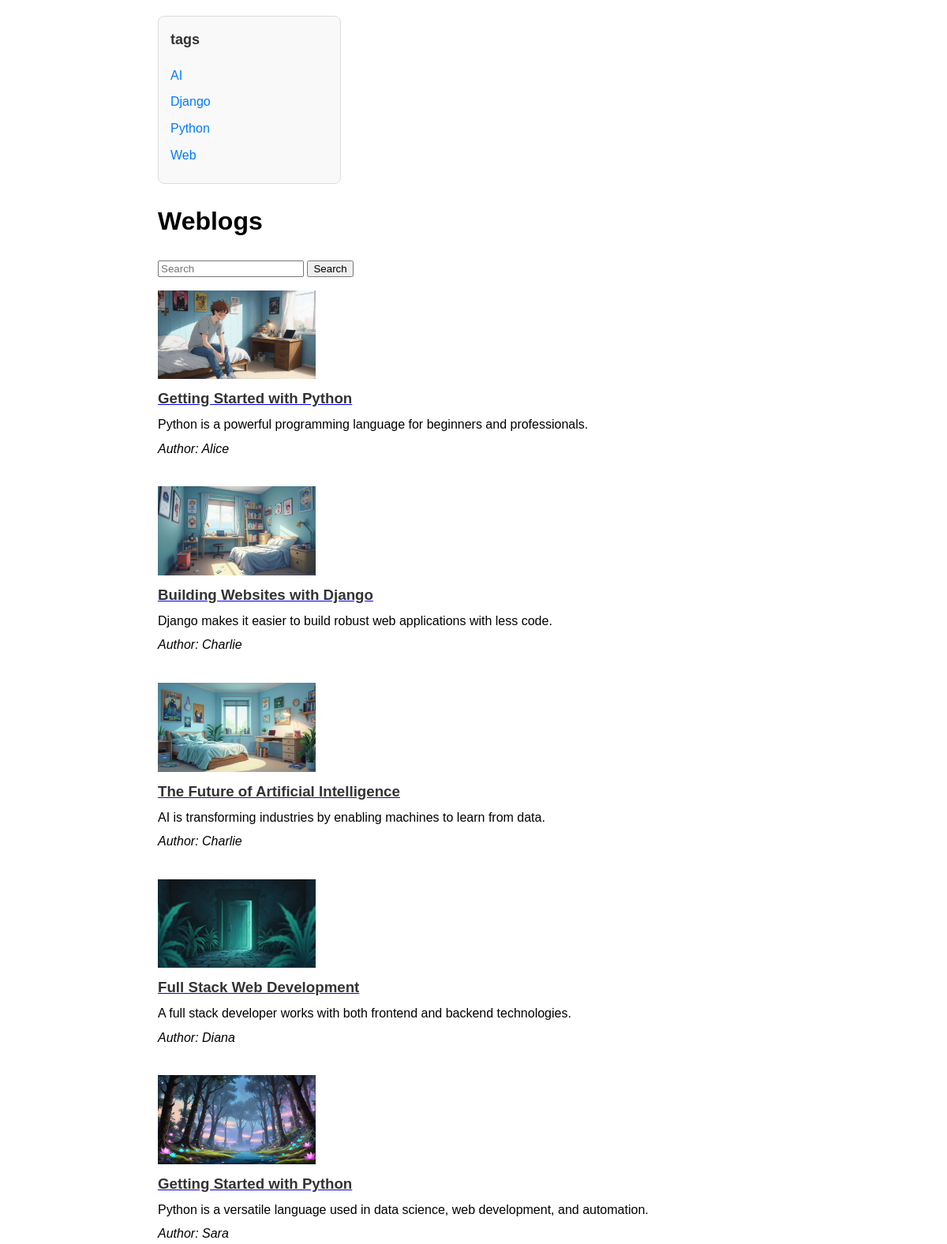
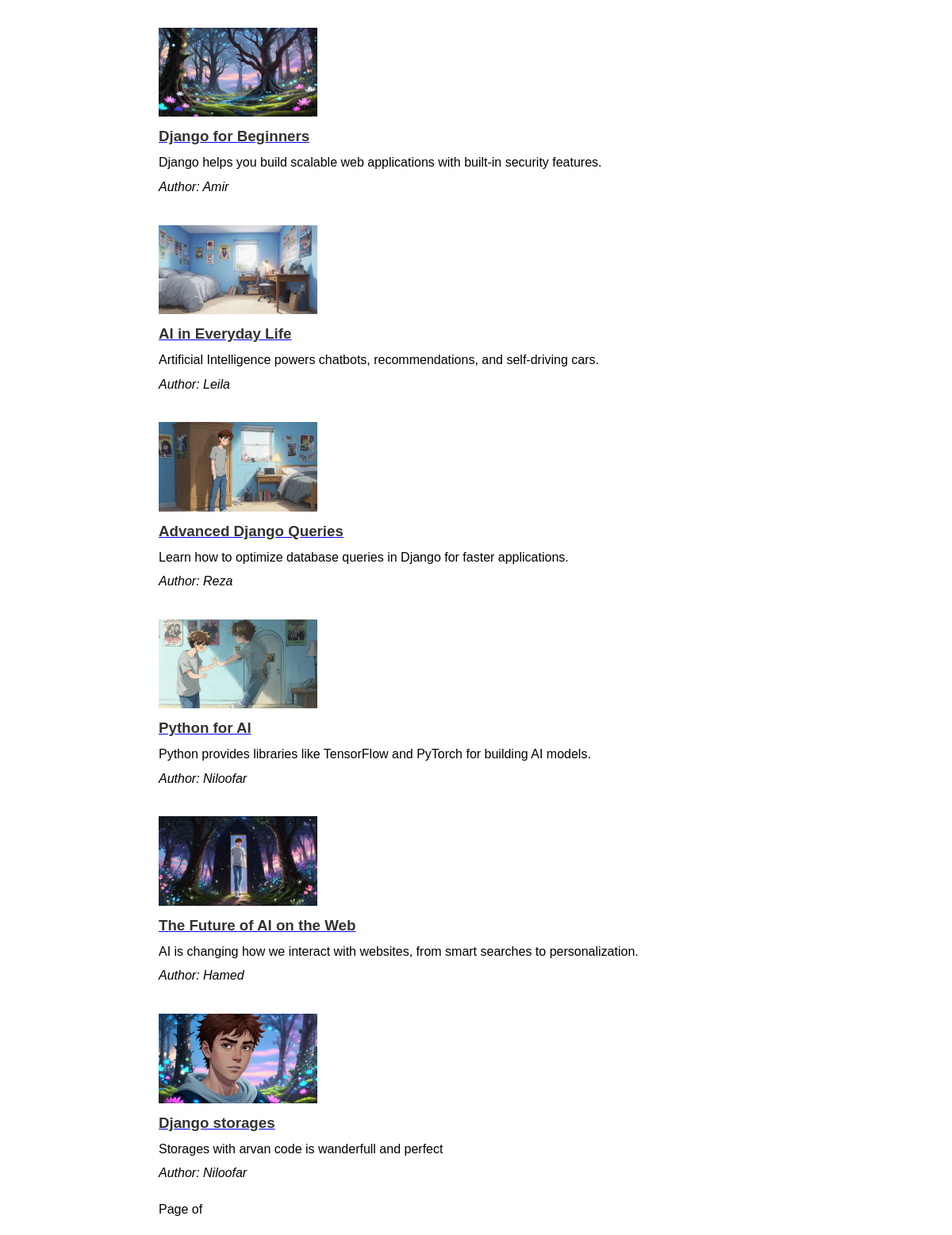
Page /weblog/tags/ (signed in) on the committed database (2 pictures, top to bottom).
### weblog/models.py (models this page shows, shortened)
class Tag(models.Model):
    name = models.CharField(max_length=50, unique=True)
    class Meta:
        ordering = ["name"]

class Weblog(models.Model):
    title = models.CharField(max_length=200)
    description = models.TextField()
    author = models.CharField(max_length=200)
    cover = models.ImageField(upload_to="covers/", blank=True)
    tags = models.ManyToManyField(Tag, related_name="weblogs_tag", blank=True)
    class Meta:
        permissions = [
            ("view_weblog_with_image", "Can view weblog including image")
        ]
    def get_absolute_url(self):
        return reverse("weblog_detail", args=[self.id])

### weblog/views.py (the view)
# urls.py: path("tags/", tag_list, name="tag_list"),
def tag_list(request):
    weblogs = Weblog.objects.all()
    tags = Tag.objects.all()
    logger.debug(f"[tag_list] weblog_count={weblogs.count()}, tag_count={tags.count()}")
    logger.debug(f"[tag_list] weblog_titles={[w.title for w in weblogs]}")
    logger.debug(f"[tag_list] tag_names={[t.name for t in tags]}")
    return render(
        request, "weblogs/weblog_list.html", {"tags": tags, "weblogs": weblogs}
    )

### weblog/templates/weblogs/weblog_list.html (shortened to what this page needs)
<!DOCTYPE html>
<html lang="en">
<head>
</head>
<body>
    <aside class="sidebar">
        <h3>tags</h3>
        <ul class="tag-list">
            {% for tag in tags %}
            <li>
                <a href="{% url 'weblogs_by_tag' tag.id %}">{{ tag.name }}</a>
            </li>
            {% empty %}
                <li>There is'nt any tag.</li>
            {% endfor %}
        </ul>
    </aside>
    <main class="content">
        <h1>Weblogs</h1>
        <form method="POST" action="{% url 'search' %}">
            <input type="search" name="searched" placeholder="Search" aria-label="Search">
            <button type="submit">Search</button>
        </form>
        {% for weblog in weblogs %}
            <div class="weblog">
                {% if  perms.weblog.view_weblog_with_image %}
                    <img src="{{ weblog.cover.url }}" alt="{{ weblog.title }}">
                {% endif %}
                <a href="{{ weblog.get_absolute_url }}">
                    <h3><strong>{{ weblog.title }}</strong></h3>
                </a>
                <p>{{ weblog.description|truncatewords:30 }}</p>
                <p><em>Author: {{ weblog.author }}</em></p>
            </div>
        {% endfor %}
        {% include "weblogs/pagination.html" with page=weblogs %}
    </main>
</body>
</html>

### weblog/templates/weblogs/weblog_list.html (style rules this page uses)
.content { flex: 1; max-width: 800px; }
body { font-family: Arial, sans-serif; max-width: 800px; margin: 20px auto; line-height: 1.6; }
.sidebar { width: 200px; background: #f9f9f9; border: 1px solid #ddd; padding: 15px; border-radius: 8px; height: fit-content; }
.sidebar h3 { margin-top: 0; font-size: 18px; color: #333; }
.tag-list { list-style: none; padding: 0; margin: 0; }
.tag-list li { margin-bottom: 8px; }
.tag-list a { text-decoration: none; color: #007bff; }
.weblog { padding: 15px 0; }
.weblog img { max-width: 200px; height: auto; display: block; margin-bottom: 10px; }
.weblog h3 { margin: 0; color: #333; }
.weblog p { margin: 5px 0; }

### rows in the picture
Tag: name "AI"
Tag: name "Django"
Tag: name "Python"
Tag: name "Web"
Weblog: cover (picture), title "Getting Started with Python", description "Python is a powerful programming language for beginners and professionals.", author "Alice"
Weblog: cover (picture), title "Building Websites with Django", description "Django makes it easier to build robust web applications with less code.", author "Charlie"
Weblog: cover (picture), title "The Future of Artificial Intelligence", description "AI is transforming industries by enabling machines to learn from data.", author "Charlie"
Weblog: cover (picture), title "Full Stack Web Development", description "A full stack developer works with both frontend and backend technologies.", author "Diana"
Weblog: cover (picture), title "Getting Started with Python", description "Python is a versatile language used in data science, web development, and automation.", author "Sara"
Weblog: cover (picture), title "Django for Beginners", description "Django helps you build scalable web applications with built-in security features.", author "Amir"
Weblog: cover (picture), title "AI in Everyday Life", description "Artificial Intelligence powers chatbots, recommendations, and self-driving cars.", author "Leila"
Weblog: cover (picture), title "Advanced Django Queries", description "Learn how to optimize database queries in Django for faster applications.", author "Reza"
Weblog: cover (picture), title "Python for AI", description "Python provides libraries like TensorFlow and PyTorch for building AI models.", author "Niloofar"
Weblog: cover (picture), title "The Future of AI on the Web", description "AI is changing how we interact with websites, from smart searches to personalization.", author "Hamed"
Weblog: cover (picture), title "Django storages", description "Storages with arvan code is wanderfull and perfect", author "Niloofar"
